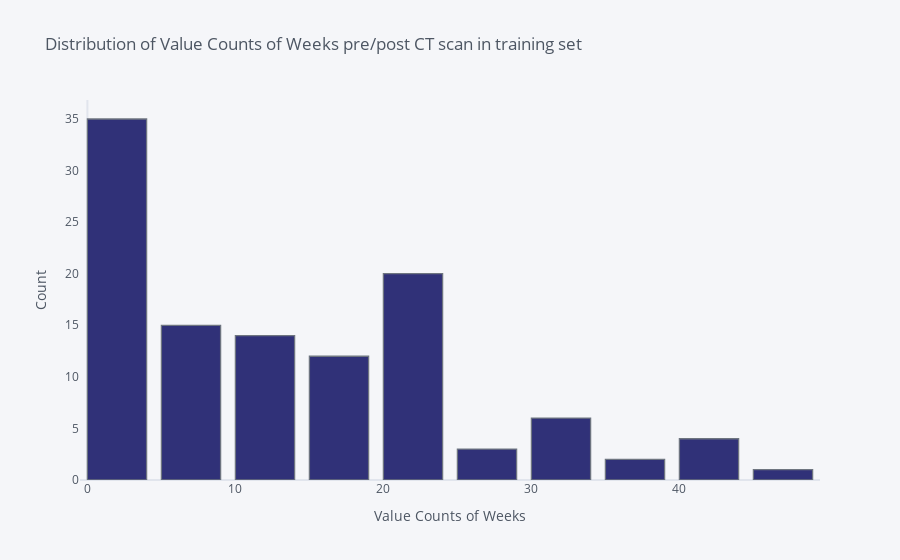

The notebook cell saved with this chart:
### Code cell
# Distribution of value counts of weeks - Histogram

train_df['Weeks'].value_counts().iplot(kind='hist',
                                    xTitle='Value Counts of Weeks',
                                    yTitle='Count',
                                    title='Distribution of Value Counts of Weeks pre/post CT scan in training set',
                                    theme='pearl',
                                    color='#000058',
                                    bargap = 0.2,   
                                    showgrid=False)

### Figure 1 — Plotly figure (JSON) as saved in the notebook; plotly's stock layout.template omitted (floating-point values rounded to 4 significant figures)
{"data": [{"histfunc": "count", "histnorm": "", "marker": {"color": "rgba(0, 0, 88, 1.0)", "line": {"color": "#4D5663", "width": 1.3}}, "name": "Weeks", "opacity": 0.8, "orientation": "v", "type": "histogram", "x": [45, 44, 42, 41, 40, 38, 37, 34, 33, 33, 31, 31, 30, 29, 29, 27, 24, 24, 24, 23, 23, 23, 22, 22, 22, 22, 22, 22, 21, 21, 21, 20, 20, 20, 20, 20, 19, 18, 18, 18, 17, 17, 16, 16, 16, 15, 15, 15, 14, 14, 14, 13, 13, 13, 13, 13, 12, 12, 12, 11, 10, 10, 9, 9, 8, 8, 7, 7, 6, 6, 6, 6, 6, 5, 5, 5, 5, 4, 4, 4, 4, 4, 4, 4, 4, 3, 3, 3, 3, 3, 3, 3, 2, 2, 2, 2, 1, 1, 1, 1, 1, 1, 1, 1, 1, 1, 1, 1, 1, 1, 1, 1]}], "layout": {"bargap": 0.2, "barmode": "overlay", "legend": {"bgcolor": "#F5F6F9", "font": {"color": "#4D5663"}}, "paper_bgcolor": "#F5F6F9", "plot_bgcolor": "#F5F6F9", "title": {"font": {"color": "#4D5663"}, "text": "Distribution of Value Counts of Weeks pre/post CT scan in training set"}, "xaxis": {"gridcolor": "#E1E5ED", "showgrid": false, "tickfont": {"color": "#4D5663"}, "title": {"font": {"color": "#4D5663"}, "text": "Value Counts of Weeks"}, "zerolinecolor": "#E1E5ED"}, "yaxis": {"gridcolor": "#E1E5ED", "showgrid": false, "tickfont": {"color": "#4D5663"}, "title": {"font": {"color": "#4D5663"}, "text": "Count"}, "zerolinecolor": "#E1E5ED"}}}
